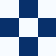

Recreate this plot in Python.

from pylab import *

n = 57 * 2
k = zeros((n, n)) + 0.8
k[1*n/3:2*n/3, 0*n/3:1*n/3] = 1
k[1*n/3:2*n/3, 2*n/3:3*n/3] = 1
k[0*n/3:1*n/3, 1*n/3:2*n/3] = 1
k[2*n/3:3*n/3, 1*n/3:2*n/3] = 1
#k = 1-k

filename = 'icon2x.png'
cmap = 'Blues'
imsave(filename,  k, cmap=cmap)
imshow(k, cmap=cmap)
show()
